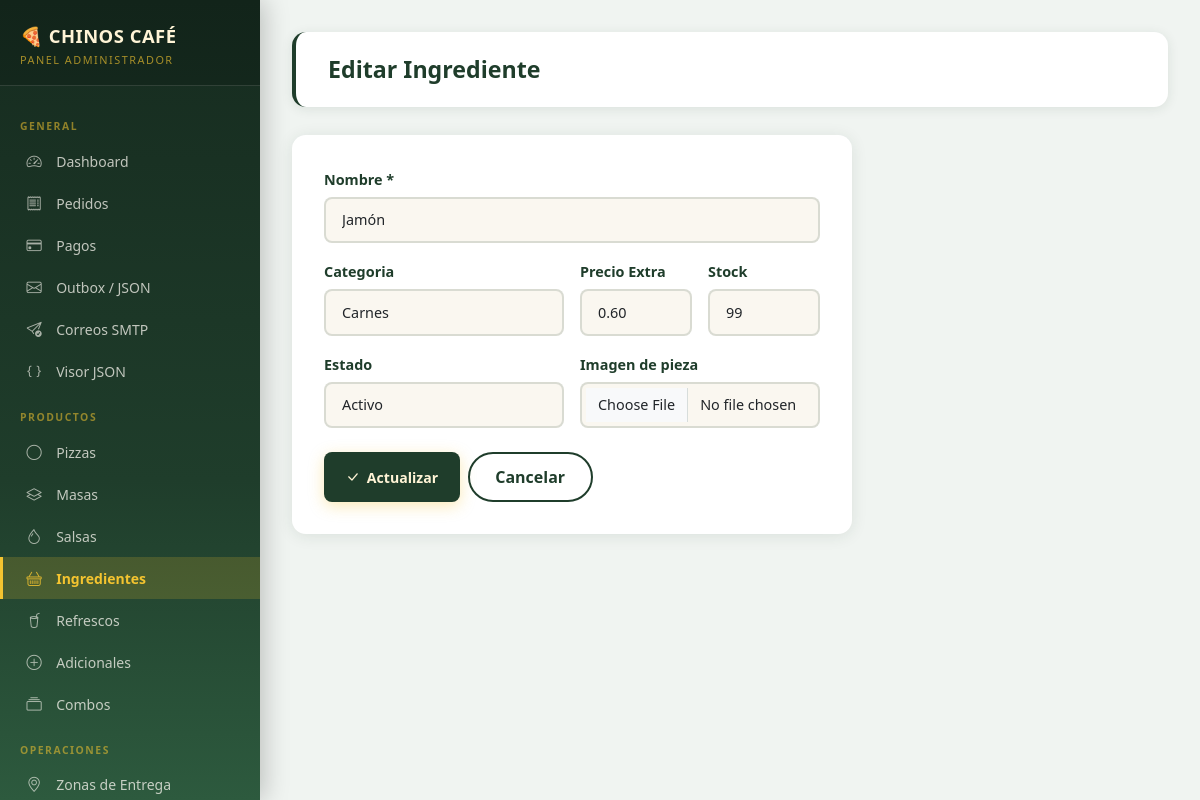
/admin/ingredientes/editar/2 (signed in), run on the app's committed database.
### app/models.py (models this page shows)
class Ingredient(db.Model):
    __tablename__ = 'ingredientes'
    id = db.Column(db.Integer, primary_key=True)
    nombre = db.Column(db.String(100), nullable=False)
    categoria = db.Column(db.String(80))
    precio_extra = db.Column(db.Numeric(10, 2), default=0.00)
    stock = db.Column(db.Integer, default=100)
    imagen = db.Column(db.String(255))
    icono = db.Column(db.String(10), default='🧀')
    estado = db.Column(db.String(20), default='activo')

### app/routes/admin.py (the view, shortened to what this page needs)
@admin_bp.route('/ingredientes/editar/<int:iid>', methods=['GET', 'POST'])
@login_required
@require_admin
def editar_ingrediente(iid):
    item = Ingredient.query.get_or_404(iid)
    return render_template('admin/editar_ingrediente.html', ingrediente=item)

### app/models.py (called while the page is built)
    @property
    def rol_nombre(self):
        return self.role.nombre if self.role else ''

    def is_admin(self):
        return self.rol_nombre == 'Administrador'

### app/routes/admin.py (called while the page is built)
def require_admin(f):
    from functools import wraps
    @wraps(f)
    def decorated(*args, **kwargs):
        if not current_user.is_authenticated or not current_user.is_admin():
            flash('Acceso restringido a administradores.', 'danger')
            return redirect(url_for('public.index'))
        return f(*args, **kwargs)
    return decorated

### app/templates/admin/editar_ingrediente.html (shortened to what this page needs)
{% extends "admin/base_admin.html" %}
{% block content %}
<div class="page-header">
  <div><h1>Editar Ingrediente</h1></div>
</div>
<div class="form-card" style="max-width:560px">
  <form method="POST" enctype="multipart/form-data">
    <div class="row g-3">
      <div class="col-12"><label class="form-label">Nombre *</label><input type="text" name="nombre" class="form-control" value="{{ ingrediente.nombre }}" required></div>
      <div class="col-md-6"><label class="form-label">Categoria</label><input type="text" name="categoria" class="form-control" value="{{ ingrediente.categoria }}"></div>
      <div class="col-md-3"><label class="form-label">Precio Extra</label><input type="number" name="precio_extra" class="form-control" step="0.01" value="{{ ingrediente.precio_extra }}"></div>
      <div class="col-md-3"><label class="form-label">Stock</label><input type="number" name="stock" class="form-control" value="{{ ingrediente.stock }}"></div>
      <div class="col-md-6"><label class="form-label">Estado</label><select name="estado" class="form-select"><option value="activo" {{ 'selected' if ingrediente.estado=='activo' }}>Activo</option></select></div>
      <div class="col-md-6"><label class="form-label">Imagen de pieza</label><input type="file" name="imagen" class="form-control" accept=".png,.jpg,.jpeg,.webp"></div>
      <div class="col-12 d-flex gap-2 pt-2">
        <button type="submit" class="btn-primary-custom"><i class="bi bi-check-lg"></i> Actualizar</button>
        <a href="{{ url_for('admin.ingredientes') }}" class="btn-outline-custom" style="color:var(--basil);border-color:var(--basil)">Cancelar</a>
      </div>
    </div>
  </form>
</div>
{% endblock %}

### app/static/css/main.css (style rules this page uses)
:root { --basil: #1F3D2B; --cream: #FFF4D6; --tomato: #B83227; --cheese: #F4C430; --carbon: #171717; --warm: #FAF7F0; --basil-light: #2d5a3e; --shadow: 0 4px 20px rgba(31,61,43,.12); --shadow-lg: 0 8px 40px rgba(31,61,43,.18); --radius: 14px; --radius-sm: 8px; --transition: .25s ease; --font: 'Segoe UI', system-ui, -apple-system, sans-serif; }
*, *::before, *::after { box-sizing: border-box; margin: 0; padding: 0; }
html { font-size: 16px; scroll-behavior: smooth; }
body { font-family: var(--font); background: var(--warm); color: var(--carbon); min-height: 100vh; }
h1,h2,h3,h4,h5,h6 { line-height: 1.3; font-weight: 700; }
a { color: var(--basil); text-decoration: none; transition: color var(--transition); }
.btn-primary-custom { background: var(--cheese); color: var(--carbon); border: none; padding: .75rem 1.8rem; border-radius: 30px; font-weight: 700; font-size: .95rem; transition: all var(--transition); box-shadow: 0 4px 15px rgba(244,196,48,.35); cursor: pointer; display: inline-flex; align-items: center; gap: .5rem; }
.btn-outline-custom { background: transparent; color: var(--cream); border: 2px solid var(--cream); padding: .7rem 1.6rem; border-radius: 30px; font-weight: 600; transition: all var(--transition); cursor: pointer; display: inline-flex; align-items: center; gap: .5rem; }
.form-card { background: white; border-radius: var(--radius); padding: 2rem; box-shadow: var(--shadow); }
.form-label { font-weight: 600; color: var(--basil); font-size: .9rem; margin-bottom: .4rem; }
.form-control, .form-select { border: 2px solid rgba(31,61,43,.15); border-radius: var(--radius-sm); padding: .65rem 1rem; font-size: .9rem; transition: border-color var(--transition); background: var(--warm); }
.page-header { background: white; border-radius: var(--radius); padding: 1.5rem 2rem; margin-bottom: 1.5rem; box-shadow: var(--shadow); display: flex; align-items: center; justify-content: space-between; flex-wrap: wrap; gap: 1rem; }
.page-header h1 { font-size: 1.5rem; color: var(--basil); margin: 0; }
:root { --basil-dark: #162b1f; --basil-mid: #2d5a3e; --gold: #e6b800; --sidebar-w: 260px; --admin-bg: #f0f4f1; }
body:has(.sidebar) { display: flex; overflow: hidden; height: 100vh; }
.page-header { background: white; border-radius: var(--radius); padding: 1.4rem 2rem; margin-bottom: 1.75rem; box-shadow: 0 2px 12px rgba(31,61,43,.1); display: flex; align-items: center; justify-content: space-between; flex-wrap: wrap; gap: 1rem; border-left: 4px solid var(--basil); }
.page-header h1 { font-size: 1.45rem; color: var(--basil); margin: 0; }
.form-card { background: white; border-radius: var(--radius); padding: 2rem; box-shadow: 0 2px 16px rgba(31,61,43,.1); transition: box-shadow .2s ease; }
.btn-primary-custom { background: var(--basil); color: var(--cream); border: none; border-radius: var(--radius-sm); padding: .65rem 1.35rem; font-weight: 700; font-size: .88rem; cursor: pointer; transition: all .2s ease; display: inline-flex; align-items: center; gap: .45rem; }
.form-card, .stat-card, .table-custom { animation: fadeInUp .35s ease both; }

### data on the page
Ingredient: nombre "Jamón", categoria "Carnes", precio_extra "0.60", stock "99"
